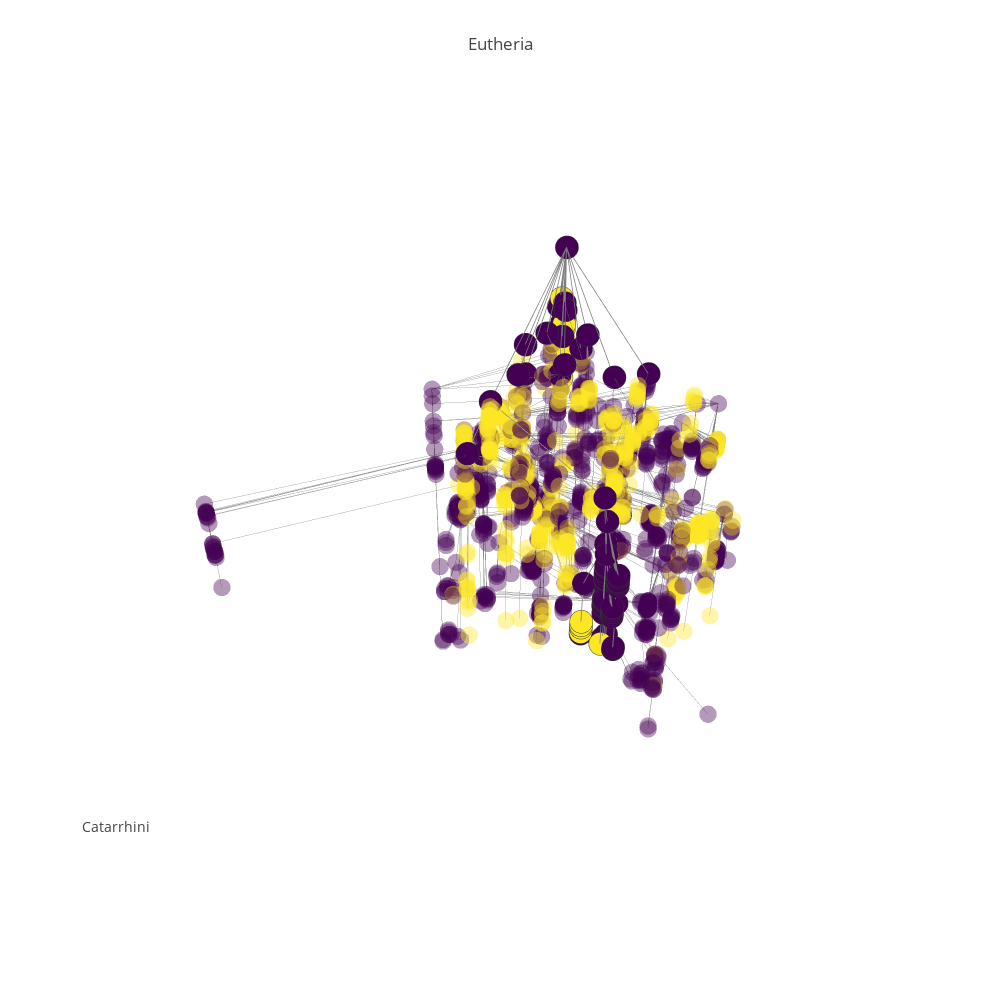

Source (notebook cell):
### Code cell
#pgp.plot_data
pgp.render_plot()
#pgp.render_plot(publish=True, filename="Mammals")

### Figure 1 — Plotly figure (JSON) as saved in the notebook; plotly's stock layout.template omitted (floating-point values rounded to 4 significant figures; data arrays with more than 128 entries replaced by an {"elided": "..."} marker saying what was removed)
{"data": [{"hoverinfo": "none", "line": {"color": "rgb(125,125,125)", "width": 1}, "mode": "lines", "opacity": 0.6, "type": "scatter3d", "uid": "09fb143e-c41f-11e8-94e5-f45c89a09993", "x": {"elided": "5007 float values"}, "y": {"elided": "5007 float values"}, "z": {"elided": "5007 float values"}}, {"hoverinfo": "none", "line": {"color": "rgb(125,125,125)", "width": 1.5}, "mode": "lines", "opacity": 1, "type": "scatter3d", "uid": "09fce1b8-c41f-11e8-b852-f45c89a09993", "x": {"elided": "234 float values"}, "y": {"elided": "234 float values"}, "z": {"elided": "234 float values"}}, {"hoverinfo": "skip", "marker": {"color": {"elided": "1669 int values"}, "colorscale": "Viridis", "opacity": 0.4, "size": 6, "symbol": "circle"}, "mode": "markers", "name": "actors", "type": "scatter3d", "uid": "09fce454-c41f-11e8-aa9a-f45c89a09993", "x": {"elided": "1669 float values"}, "y": {"elided": "1669 float values"}, "z": {"elided": "1669 float values"}}, {"hoverinfo": "text", "marker": {"color": [0, 0, 0, 0, 0, 0, 0, 0, 0, 0, 0, 0, 0, 0, 0, 0, 0, 0, 0, 0, 0, 0, 0, 0, 0, 0, 0, 0, 0, 0, 0, 0, 0, 2, 2, 0, 0, 2, 2, 2, 2, 0, 0, 0, 0, 0, 0, 0, 0, 0, 0, 0, 0, 0, 0, 0, 0, 0, 0, 0, 0, 0, 0, 0, 0, 0, 2, 0, 2, 0, 0, 0, 0, 0, 0, 2, 2, 0], "colorscale": "Viridis", "line": {"color": "rgb(50,50,50)", "width": 0.5}, "size": 8, "symbol": "circle"}, "mode": "markers", "name": "actors", "text": ["<a href=\"https://en.wikipedia.org/wiki/Eutheria\">Eutheria (161.0 MYA)</a>", "<a href=\"https://en.wikipedia.org/wiki/Edentata\">Edentata (59.0 MYA)</a>", "<a href=\"https://en.wikipedia.org/wiki/Pholidota\">Pholidota (66.0 MYA)</a>", "<a href=\"https://en.wikipedia.org/wiki/Glires\">Glires (66.0 MYA)</a>", "<a href=\"https://en.wikipedia.org/wiki/Lagomorpha\">Lagomorpha (55.0 MYA)</a>", "<a href=\"https://en.wikipedia.org/wiki/Rodentia\">Rodentia (55.0 MYA)</a>", "<a href=\"https://en.wikipedia.org/wiki/Macroscelididae\">Macroscelididae (80.5 MYA)</a>", "<a href=\"https://en.wikipedia.org/wiki/Primates\">Primates (55.0 MYA)</a>", "<a href=\"https://en.wikipedia.org/wiki/Platyrrhini\">Platyrrhini (31.0 MYA)</a>", "<a href=\"https://en.wikipedia.org/wiki/Catarrhini\">Catarrhini (46.75 MYA)</a>", "<a href=\"https://en.wikipedia.org/wiki/Cercopithecidae\">Cercopithecidae (35.0 MYA)</a>", "<a href=\"https://en.wikipedia.org/wiki/Macaca\">Macaca (17.5 MYA)</a>", "<a href=\"https://en.wikipedia.org/wiki/Cercocebus\">Cercocebus (17.5 MYA)</a>", "<a href=\"https://en.wikipedia.org/wiki/Mandrillus\">Mandrillus (17.5 MYA)</a>", "<a href=\"https://en.wikipedia.org/wiki/Papio\">Papio (17.5 MYA)</a>", "<a href=\"https://en.wikipedia.org/wiki/Theropithecus\">Theropithecus (17.5 MYA)</a>", "<a href=\"https://en.wikipedia.org/wiki/Cercopithecus\">Cercopithecus (17.5 MYA)</a>", "<a href=\"https://en.wikipedia.org/wiki/Erythrocebus\">Erythrocebus (17.5 MYA)</a>", "<a href=\"https://en.wikipedia.org/wiki/Miopithecus\">Miopithecus (17.5 MYA)</a>", "<a href=\"https://en.wikipedia.org/wiki/Allenopithecus\">Allenopithecus (17.5 MYA)</a>", "<a href=\"https://en.wikipedia.org/wiki/Collobus\">Collobus (17.5 MYA)</a>", "<a href=\"https://en.wikipedia.org/wiki/Procolobus\">Procolobus (17.5 MYA)</a>", "<a href=\"https://en.wikipedia.org/wiki/Pygathrix\">Pygathrix (17.5 MYA)</a>", "<a href=\"https://en.wikipedia.org/wiki/Simias\">Simias (17.5 MYA)</a>", "<a href=\"https://en.wikipedia.org/wiki/Nasalis\">Nasalis (17.5 MYA)</a>", "<a href=\"https://en.wikipedia.org/wiki/Presbytis\">Presbytis (17.5 MYA)</a>", "<a href=\"https://en.wikipedia.org/wiki/Hominidae\">Hominidae (23.375 MYA)</a>", "<a href=\"https://en.wikipedia.org/wiki/Pongo\">Pongo (11.6875 MYA)</a>", "<a href=\"https://en.wikipedia.org/wiki/Pongo abelii\">Pongo abelii (5.84375 MYA)</a>", "<a href=\"https://en.wikipedia.org/wiki/Pongo pygmaeus\">Pongo pygmaeus (5.84375 MYA)</a>", "<a href=\"https://en.wikipedia.org/wiki/Pan\">Pan (11.6875 MYA)</a>", "<a href=\"https://en.wikipedia.org/wiki/Pan paniscus\">Pan paniscus (5.84375 MYA)</a>", "<a href=\"https://en.wikipedia.org/wiki/Pan troglodytes\">Pan troglodytes (5.84375 MYA)</a>", "<a href=\"https://en.wikipedia.org/wiki/Ardipithecus\">Ardipithecus (6.0 MYA)</a>", "<a href=\"https://en.wikipedia.org/wiki/Australopithecus\">Australopithecus (11.6875 MYA)</a>", "<a href=\"https://en.wikipedia.org/wiki/Homo\">Homo (11.6875 MYA)</a>", "<a href=\"https://en.wikipedia.org/wiki/Homo sapiens\">Homo sapiens (5.84375 MYA)</a>", "<a href=\"https://en.wikipedia.org/wiki/Homo erectus\">Homo erectus (5.84375 MYA)</a>", "<a href=\"https://en.wikipedia.org/wiki/Homo ergaster\">Homo ergaster (5.84375 MYA)</a>", "<a href=\"https://en.wikipedia.org/wiki/Homo rudolfensis\">Homo rudolfensis (5.84375 MYA)</a>", "<a href=\"https://en.wikipedia.org/wiki/Homo habilis\">Homo habilis (5.84375 MYA)</a>", "<a href=\"https://en.wikipedia.org/wiki/Gorilla\">Gorilla (11.6875 MYA)</a>", "<a href=\"https://en.wikipedia.org/wiki/Gorilla beringei\">Gorilla beringei (5.84375 MYA)</a>", "<a href=\"https://en.wikipedia.org/wiki/Gorilla gorilla\">Gorilla gorilla (5.84375 MYA)</a>", "<a href=\"https://en.wikipedia.org/wiki/Hylobatidae\">Hylobatidae (23.375 MYA)</a>", "<a href=\"https://en.wikipedia.org/wiki/Hylobates\">Hylobates (11.6875 MYA)</a>", "<a href=\"https://en.wikipedia.org/wiki/Hylobates agilis\">Hylobates agilis (11.6875 MYA)</a>", "<a href=\"https://en.wikipedia.org/wiki/Hylobates lar\">Hylobates lar (11.6875 MYA)</a>", "<a href=\"https://en.wikipedia.org/wiki/Hylobates muelleri\">Hylobates muelleri (11.6875 MYA)</a>", "<a href=\"https://en.wikipedia.org/wiki/Hylobates moloch\">Hylobates moloch (11.6875 MYA)</a>", "<a href=\"https://en.wikipedia.org/wiki/Hylobates pileatus\">Hylobates pileatus (11.6875 MYA)</a>", "<a href=\"https://en.wikipedia.org/wiki/Hylobates klossii\">Hylobates klossii (11.6875 MYA)</a>", "<a href=\"https://en.wikipedia.org/wiki/Bunopithecus hoolock\">Bunopithecus hoolock (11.6875 MYA)</a>", "<a href=\"https://en.wikipedia.org/wiki/Symphalangus syndactylus\">Symphalangus syndactylus (11.6875 MYA)</a>", "<a href=\"https://en.wikipedia.org/wiki/Nomascus\">Nomascus (11.6875 MYA)</a>", "<a href=\"https://en.wikipedia.org/wiki/Nomascus gabriellae\">Nomascus gabriellae (11.6875 MYA)</a>", "<a href=\"https://en.wikipedia.org/wiki/Nomascus hainanus\">Nomascus hainanus (11.6875 MYA)</a>", "<a href=\"https://en.wikipedia.org/wiki/Nomascus leucogenys\">Nomascus leucogenys (11.6875 MYA)</a>", "<a href=\"https://en.wikipedia.org/wiki/Nomascus siki\">Nomascus siki (11.6875 MYA)</a>", "<a href=\"https://en.wikipedia.org/wiki/Nomascus concolor\">Nomascus concolor (11.6875 MYA)</a>", "<a href=\"https://en.wikipedia.org/wiki/Tarsius\">Tarsius (27.5 MYA)</a>", "<a href=\"https://en.wikipedia.org/wiki/Strepsirrhini\">Strepsirrhini (35.0 MYA)</a>", "<a href=\"https://en.wikipedia.org/wiki/Scandentia\">Scandentia (45.0 MYA)</a>", "<a href=\"https://en.wikipedia.org/wiki/Chiroptera\">Chiroptera (55.0 MYA)</a>", "<a href=\"https://en.wikipedia.org/wiki/Dermoptera\">Dermoptera (80.5 MYA)</a>", "<a href=\"https://en.wikipedia.org/wiki/Insectivora\">Insectivora (80.5 MYA)</a>", "<a href=\"https://en.wikipedia.org/wiki/Creodonta\">Creodonta (63.0 MYA)</a>", "<a href=\"https://en.wikipedia.org/wiki/Carnivora\">Carnivora (42.0 MYA)</a>", "<a href=\"https://en.wikipedia.org/wiki/Condylarthra\">Condylarthra (80.5 MYA)</a>", "<a href=\"https://en.wikipedia.org/wiki/Artiodactyla\">Artiodactyla (129.0 MYA)</a>", "<a href=\"https://en.wikipedia.org/wiki/Cetacea\">Cetacea (53.0 MYA)</a>", "<a href=\"https://en.wikipedia.org/wiki/Tubulidentata\">Tubulidentata (80.5 MYA)</a>", "<a href=\"https://en.wikipedia.org/wiki/Perissodactyla\">Perissodactyla (56.0 MYA)</a>", "<a href=\"https://en.wikipedia.org/wiki/Hyracoidea\">Hyracoidea (55.0 MYA)</a>", "<a href=\"https://en.wikipedia.org/wiki/Sirenia\">Sirenia (80.5 MYA)</a>", "<a href=\"https://en.wikipedia.org/wiki/Desmostylia\">Desmostylia (30.0 MYA)</a>", "<a href=\"https://en.wikipedia.org/wiki/Embrythopoda\">Embrythopoda (56.0 MYA)</a>", "<a href=\"https://en.wikipedia.org/wiki/Proboscidea\">Proboscidea (60.0 MYA)</a>"], "type": "scatter3d", "uid": "09fce610-c41f-11e8-ba3c-f45c89a09993", "x": [-11.86, -13.48, -3.846, -13.0, -12.73, 0.4397, -3.511, 14.09, 14.39, 19.75, 19.6, 19.67, 19.43, 19.42, 19.41, 19.4, 19.67, 19.43, 19.67, 19.41, 19.67, 19.67, 19.67, 19.41, 19.42, 19.43, 19.45, 18.78, 18.38, 18.11, 19.51, 19.45, 19.43, 19.17, 19.17, 19.01, 19.01, 19.01, 19.01, 19.01, 19.01, 18.08, 17.86, 17.76, 20.12, 20.32, 20.51, 20.5, 20.43, 20.43, 20.43, 20.32, 20.32, 20.37, 20.32, 20.34, 20.35, 20.32, 20.35, 20.32, 14.94, 20.27, -6.052, 7.26, -11.42, -11.9, -11.87, -14.97, -12.52, 14.47, 3.738, -12.32, -8.549, -12.1, 2.877, -12.13, -11.91, -7.392], "y": [-14.51, -15.71, -11.63, -15.44, -15.5, -5.793, -3.929, -7.599, -7.852, 16.37, 16.9, 19.26, 17.08, 17.07, 17.13, 17.09, 19.26, 17.08, 19.26, 17.07, 19.28, 19.26, 19.26, 17.08, 17.08, 17.08, 16.84, 16.93, 16.78, 16.9, 19.22, 19.22, 19.24, 16.98, 16.98, 13.49, 13.48, 13.47, 13.48, 13.48, 13.48, 16.89, 16.94, 16.96, 17.47, 19.14, 17.92, 17.92, 17.79, 17.79, 17.79, 19.14, 19.14, 17.72, 19.14, 19.2, 17.71, 19.14, 17.71, 19.14, -8.598, -6.677, -17.6, -8.163, -13.92, -14.51, -14.46, -0.2426, -15.6, 5.4, -9.648, -15.99, -8.611, -16.06, 5.335, -14.77, -14.53, -11.35], "z": [5.133, 4.154, 4.275, 4.221, 4.101, 4.01, 4.479, 3.977, 3.498, 3.848, 3.574, 2.844, 2.922, 2.818, 2.819, 2.991, 2.898, 2.922, 2.913, 2.83, 2.878, 2.96, 2.989, 2.988, 3.009, 2.88, 3.279, 2.636, 1.92, 1.895, 2.6, 1.937, 1.965, 1.878, 2.452, 2.568, 1.83, 1.957, 1.855, 1.922, 2.01, 2.506, 1.955, 1.866, 3.201, 2.538, 2.443, 2.617, 2.538, 2.633, 2.593, 2.447, 2.582, 2.622, 2.449, 2.486, 2.529, 2.567, 2.61, 2.51, 3.264, 3.516, 3.894, 4.118, 4.342, 4.411, 4.123, 3.783, 4.435, 4.851, 3.988, 4.318, 4.043, 3.97, 4.394, 3.347, 4.06, 4.154]}], "layout": {"annotations": [{"font": {"size": 14}, "showarrow": false, "text": "Catarrhini", "x": 0, "xanchor": "left", "xref": "paper", "y": 0.1, "yanchor": "bottom", "yref": "paper"}], "height": 1000, "hovermode": "closest", "margin": {"t": 100}, "scene": {"xaxis": {"showbackground": false, "showgrid": false, "showline": false, "showticklabels": false, "title": "", "zeroline": false}, "yaxis": {"showbackground": false, "showgrid": false, "showline": false, "showticklabels": false, "title": "", "zeroline": false}, "zaxis": {"showbackground": false, "showgrid": false, "showline": false, "showticklabels": false, "title": "", "zeroline": false}}, "showlegend": false, "title": "Eutheria", "width": 1000}}
